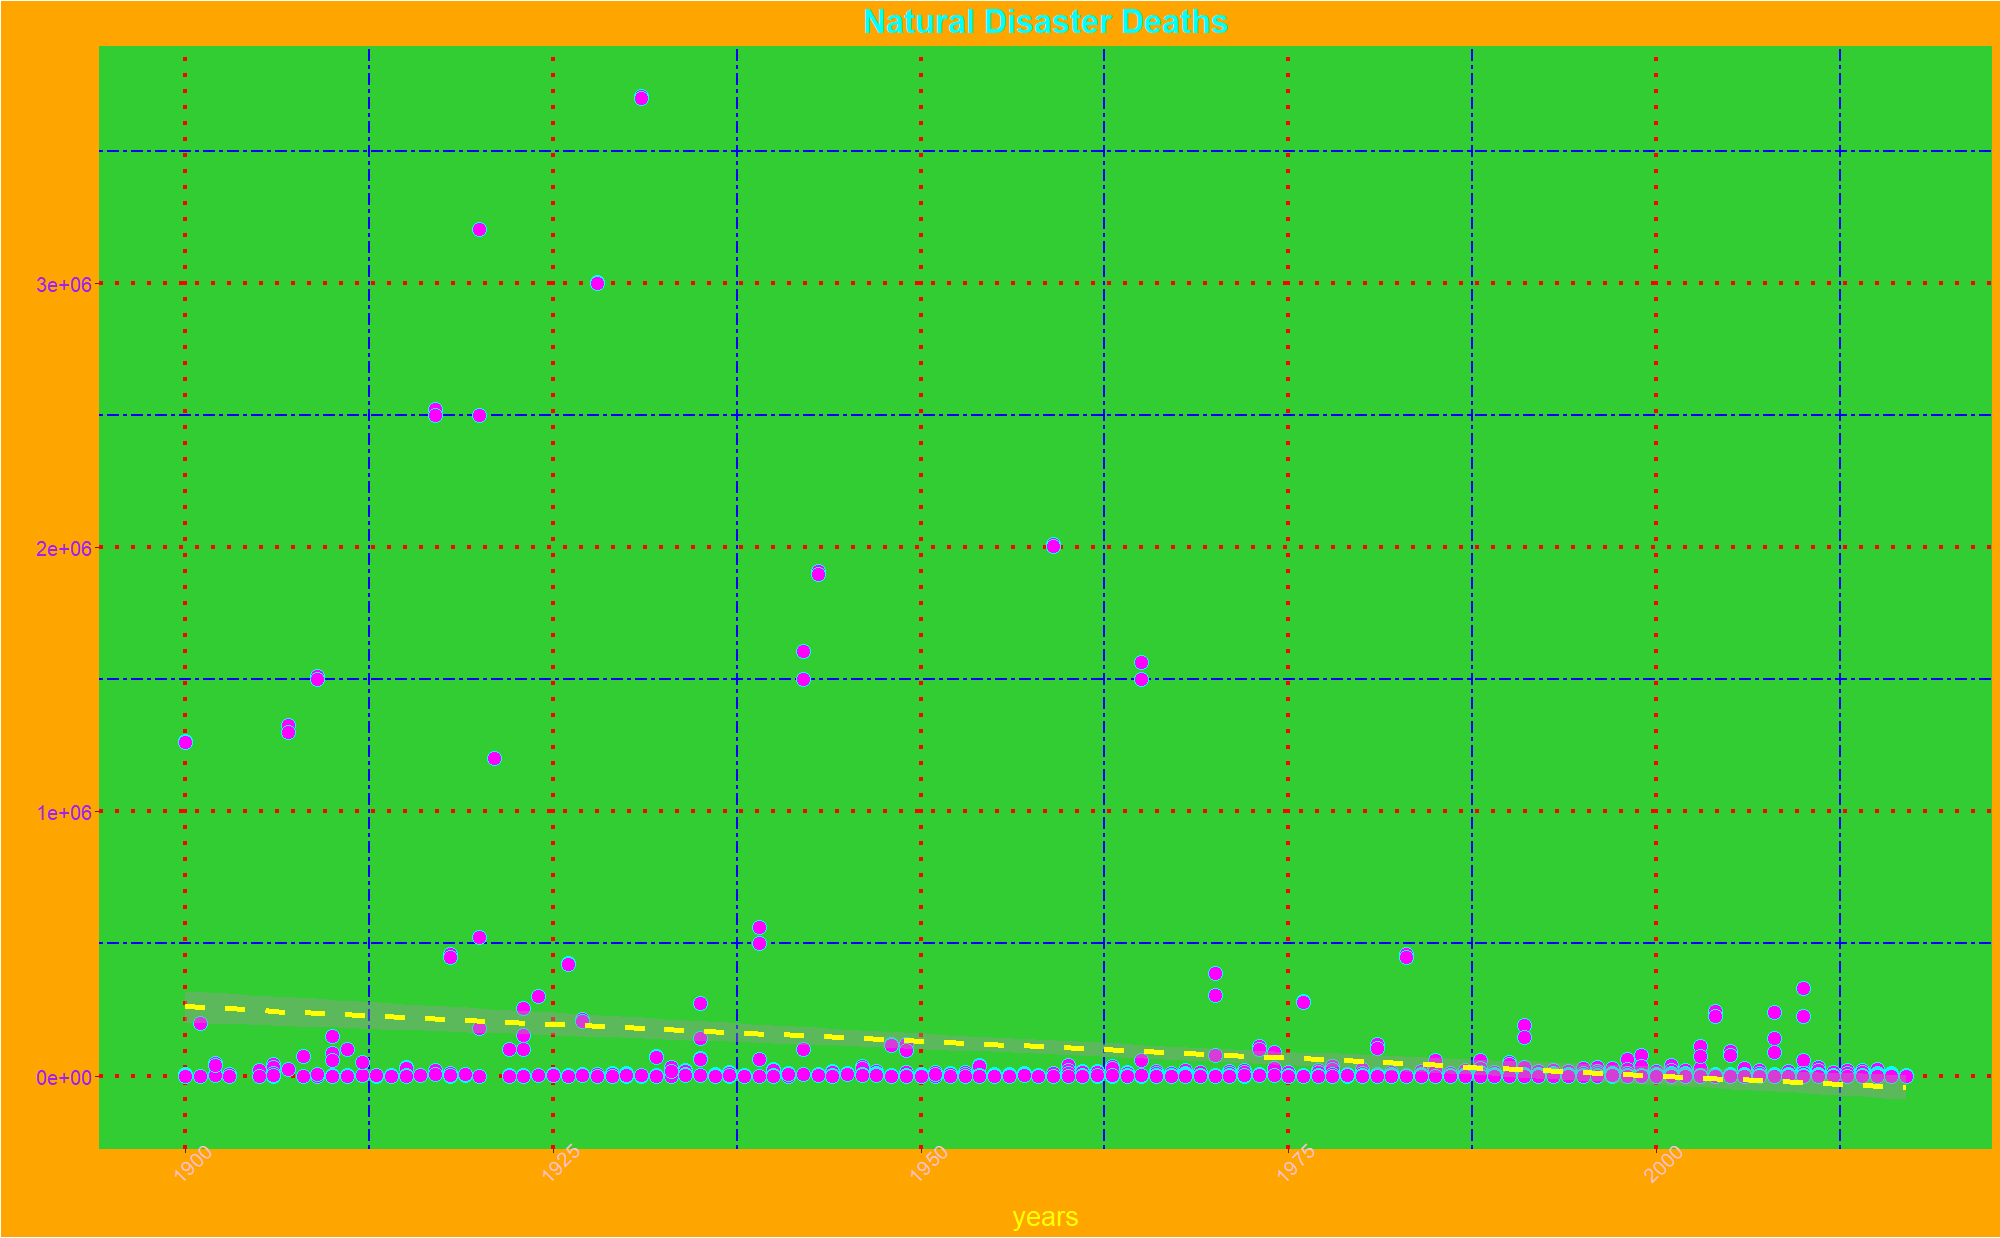

Write the R code that produced this figure.
library(tidyverse)
data <- read.csv("./ASSIGNMENTS/Assignment_5/disasters.csv")

ggplot(data, aes(x = Year, y = Deaths)) +
  geom_point(size = 5, shape = 21, fill = "magenta", color = "cyan") +  # Clashing point colors
  geom_smooth(method = "lm", color = "yellow", linetype = "dashed", size = 2) +  # Thick, unnecessary line
  theme(
    panel.background = element_rect(fill = "limegreen"),  # Bright background color
    plot.background = element_rect(fill = "orange"),  # Another bright color
    panel.grid.major = element_line(color = "red", linetype = "dotted", size = 1.5),  # Busy grid
    panel.grid.minor = element_line(color = "blue", linetype = "twodash", size = 0.8),
    axis.text.x = element_text(color = "pink", size = 15, angle = 45),  # Large, slanted axis labels
    axis.text.y = element_text(color = "purple", size = 15),
    axis.title.x = element_text(color = "yellow", size = 20),  # Oversized axis titles
    axis.title.y = element_text(color = "orange", size = 20),
    plot.title = element_text(color = "cyan", size = 25, face = "bold", hjust = 0.5),
    legend.background = element_rect(fill = "yellow"),  # Distracting legend background
    legend.title = element_text(color = "red", size = 15),  # Clashing legend text
    legend.key = element_rect(fill = "purple")  # Unnecessary legend key fill
  ) +
  ggtitle("Natural Disaster Deaths") +  # Over-the-top title
  labs(x = "years", y = "deaths") 
